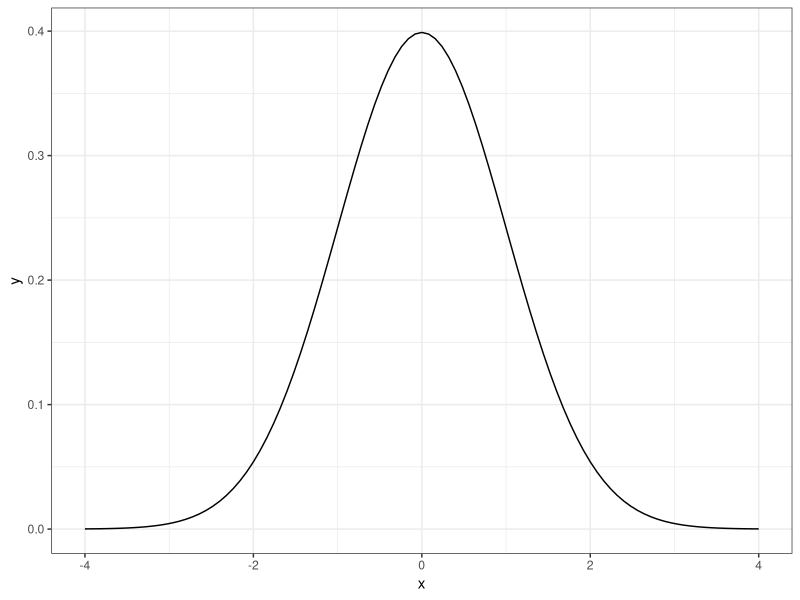
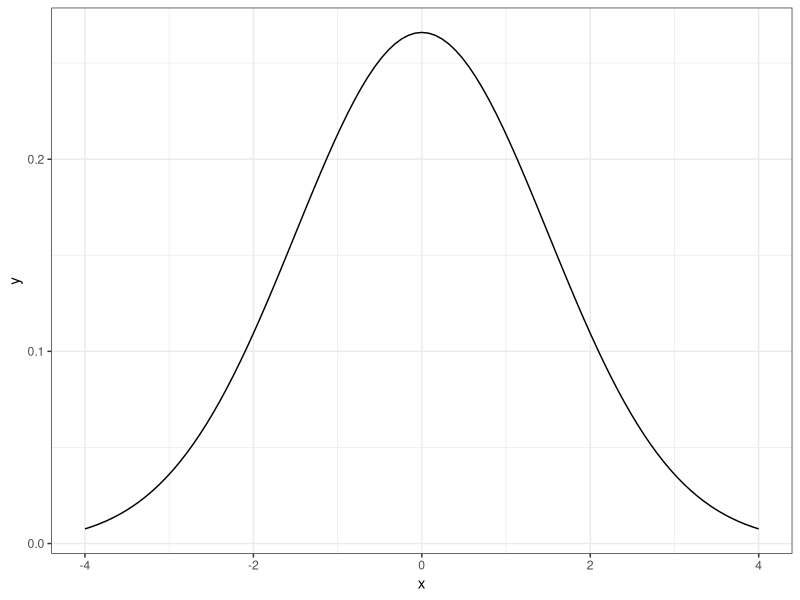
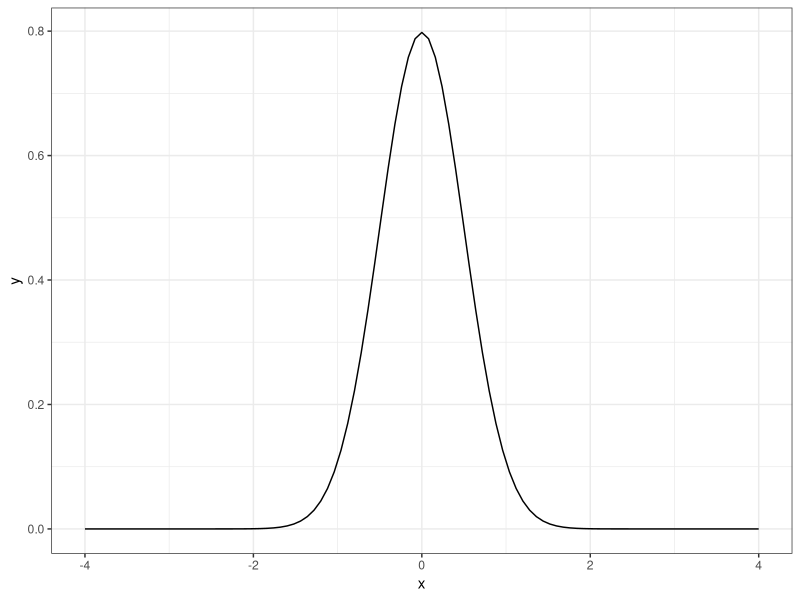
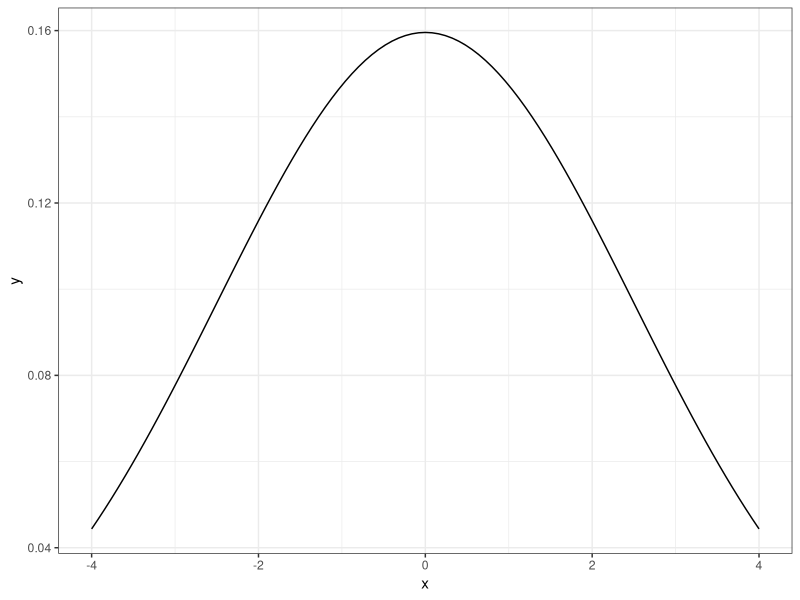

Recreate these plots in R, in order.
## ---- chunk 1
library(ggplot2)

theme_set(theme_bw())
## ---- chunk 2
ggplot(data.frame(x = c(-4, 4)), aes(x = x)) +
  stat_function(fun = dnorm)
## ---- chunk 3
ggplot(data.frame(x = c(-4, 4)), aes(x = x)) +
  stat_function(fun = dnorm, args = list(mean = 0, sd = 1.5))
## ---- chunk 4
ggplot(data.frame(x = c(-4, 4)), aes(x = x)) +
  stat_function(fun = dnorm, args = list(mean = 0, sd = 0.5))
## ---- chunk 5
ggplot(data.frame(x = c(-4, 4)), aes(x = x)) +
  stat_function(fun = dnorm, args = list(mean = 0, sd = 2.5))
